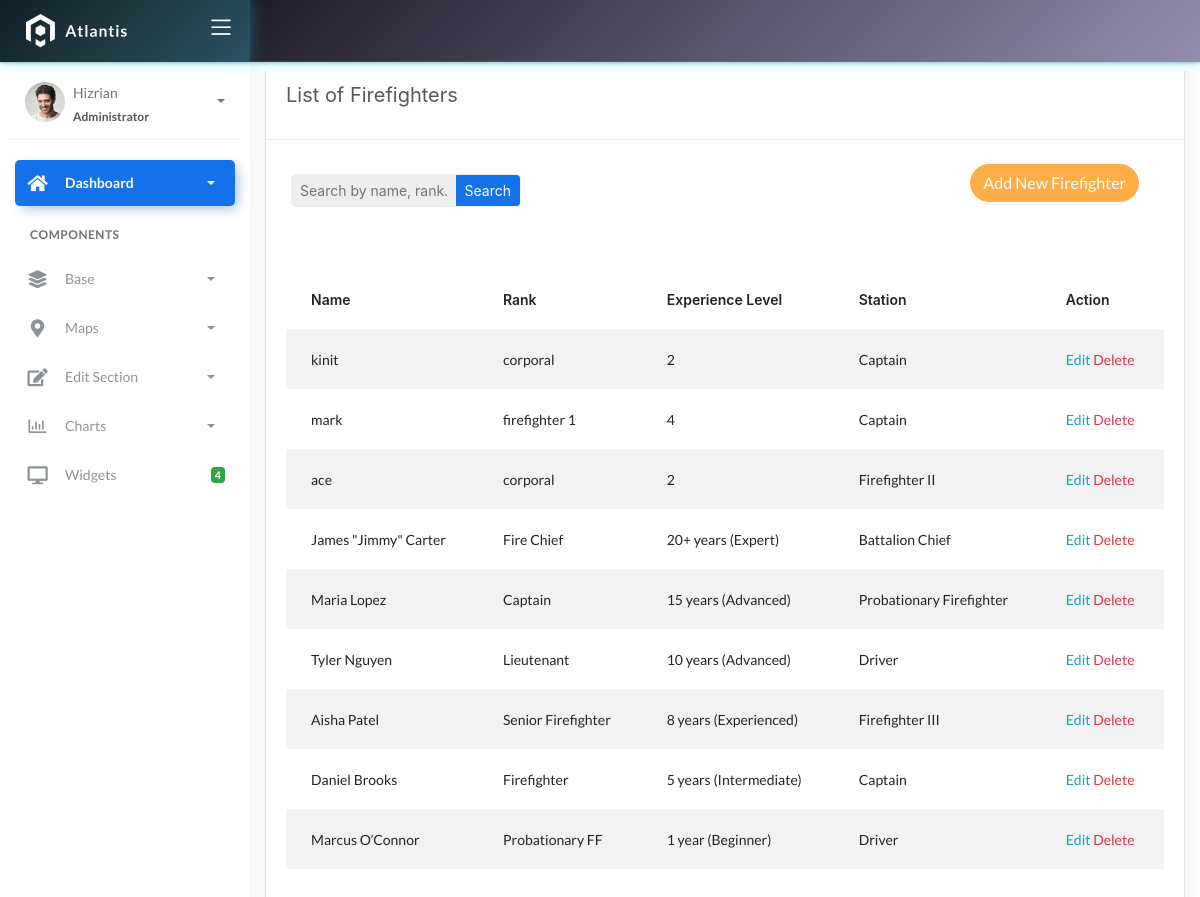
/firefighters/, run on the app's committed database.
### fire/models.py (models this page shows)
class BaseModel(models.Model):
    created_at = models.DateTimeField(auto_now_add=True, db_index=True)
    updated_at = models.DateTimeField(auto_now=True)
    class Meta:
        abstract = True

class Firefighters(BaseModel):
    XP_CHOICES = (
        ('Probationary Firefighter', 'Probationary Firefighter'),
        ('Firefighter I', 'Firefighter I'),
        ('Firefighter II', 'Firefighter II'),
        ('Firefighter III', 'Firefighter III'),
        ('Driver', 'Driver'),
        ('Captain', 'Captain'),
        ('Battalion Chief', 'Battalion Chief'),)
    name = models.CharField(max_length=150)
    rank = models.CharField(max_length=150)
    experience_level = models.CharField(max_length=150)
    station = models.CharField(
        max_length=45, null=True, blank=True, choices=XP_CHOICES)

### fire/views.py (the view)
# urls.py: path('firefighters/', FirefightersListView.as_view(), name='firefighters-list'),
class FirefightersListView(ListView):
    model = Firefighters
    template_name = 'firefighter_list.html'
    context_object_name = 'object_list'
    paginate_by = 10
    def get_queryset(self, *args, **kwargs):
        qs = super().get_queryset(*args, **kwargs)
        query = self.request.GET.get("q")
        if query:
            qs = qs.filter(
                Q(name__icontains=query) |
                Q(rank__icontains=query) |
                Q(experience_level__icontains=query)
            )
        return qs

### templates/firefighter_list.html (shortened to what this page needs)
{% extends 'base.html' %}
{% load static %}
{% block content %}
<div class="content">
    <div class="container-fluid">
        <div class="row">
            <div class="col-md-12">
                <div class="card">
                   <div class="card-header">
                       <div class="card-title">List of Firefighters</div>
                   </div>
                   <br>
                   <div class="col-md-12 row">
                       <div class="col-md-4">
                           <form class="navbar-left navbar-form nav-search mr-md-3" action="{% url 'firefighters-list' %}">
                               <div class="form-group">
                                   <div class="input-group">
                                       <input type="text" id="search" placeholder="Search by name, rank..." class="form-control form-control-sm" name="q" value="{{ request.GET.q|default_if_none:'' }}" />
                                       <div class="input-group-append">
                                           <button class="btn btn-sm btn-primary" type="submit">Search</button>
                                       </div>
                                   </div>
                               </div>
                           </form>
                       </div>
                       <div class="col-md-2"></div>
                       <div class="col-md-6">
                           <div class="pull-right">
                               <a href="{% url 'firefighter-add' %}" class="btn btn-warning btn-rounded">Add New Firefighter</a>
                           </div>
                       </div>
                   </div>
                   <div class="card-body">
                       <table class="table table-striped mt-3">
                           <thead>
                               <tr>
                                   <th scope="col">Name</th>
                                   <th scope="col">Rank</th>
                                   <th scope="col">Experience Level</th>
                                   <th scope="col">Station</th>
                                   <th scope="col">Action</th>
                               </tr>
                           </thead>
                           <tbody>
                               {% for object in object_list %}
                               <tr>
                                   <td>{{ object.name }}</td>
                                   <td>{{ object.rank }}</td>
                                   <td>{{ object.experience_level }}</td>
                                   <td>{{ object.station }}</td>
                                   <td>
                                       <a href="{% url 'firefighter-update' object.id %}" class="text-info">Edit</a>
                                       <a href="{% url 'firefighter-delete' object.id %}" class="text-danger">Delete</a>
                                   </td>
                               </tr>
                               {% empty %}
                               <tr>
                                   <td colspan="5" style="text-align: center">
                                       <p class="text-sm font-weight-bold mb-0">No Records Found.</p>
                                   </td>
                               </tr>
                               {% endfor %}
                           </tbody>
                       </table>
                   </div>
                </div>
            </div>
        </div>
    </div>
</div>
{% endblock %}

### data on the page
Firefighters: name "kinit", rank "corporal", experience_level "2", station "Captain"
Firefighters: name "mark", rank "firefighter 1", experience_level "4", station "Captain"
Firefighters: name "ace", rank "corporal", experience_level "2", station "Firefighter II"
Firefighters: name "James \"Jimmy\" Carter", rank "Fire Chief", experience_level "20+ years (Expert)", station "Battalion Chief"
Firefighters: name "Maria Lopez", rank "Captain", experience_level "15 years (Advanced)", station "Probationary Firefighter"
Firefighters: name "Tyler Nguyen", rank "Lieutenant", experience_level "10 years (Advanced)", station "Driver"
Firefighters: name "Aisha Patel", rank "Senior Firefighter", experience_level "8 years (Experienced)", station "Firefighter III"
Firefighters: name "Daniel Brooks", rank "Firefighter", experience_level "5 years (Intermediate)", station "Captain"
Firefighters: name "Marcus O’Connor", rank "Probationary FF", experience_level "1 year (Beginner)", station "Driver"
